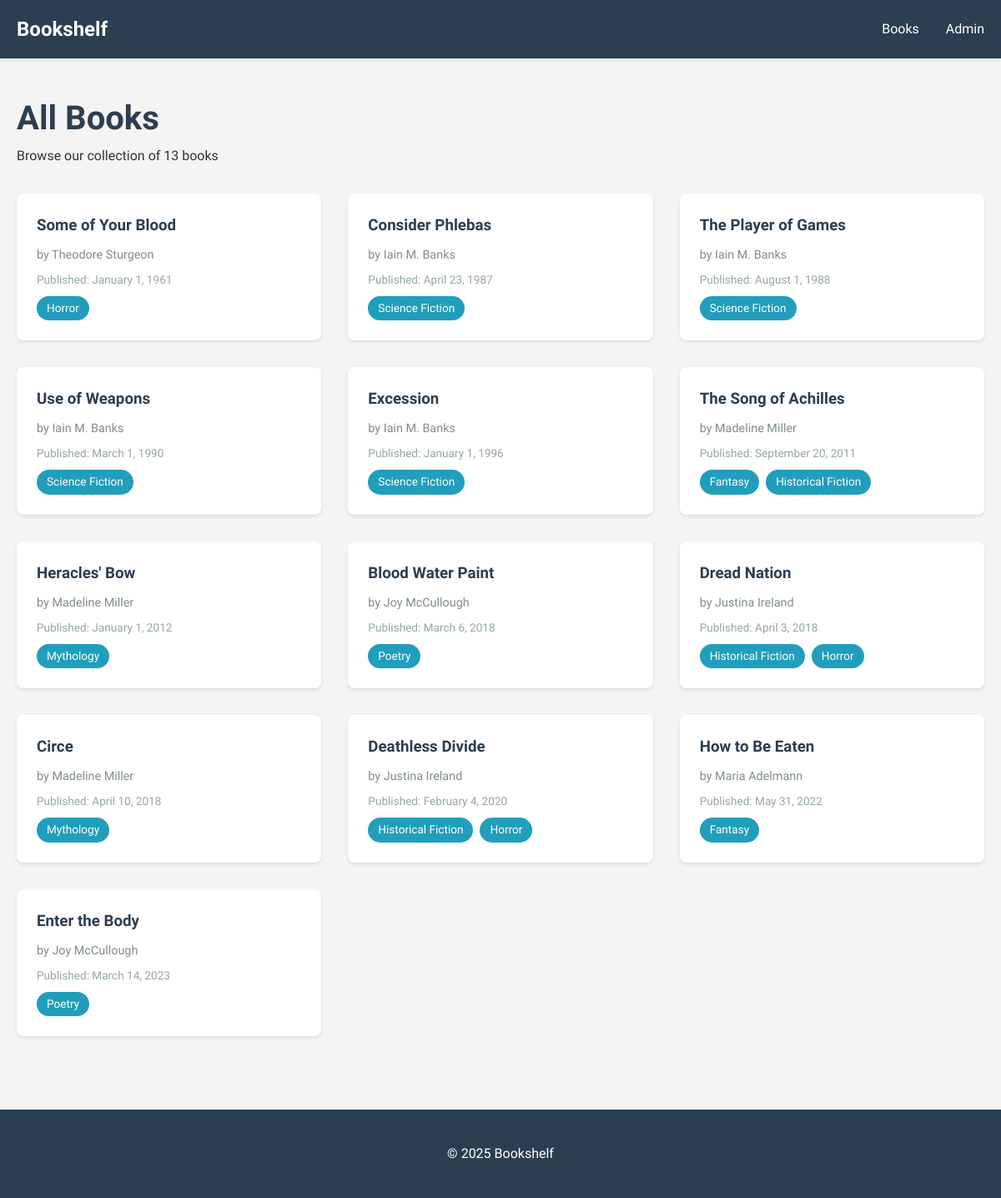
The page /books/ on the database its author committed.
### bookshelf/models.py (models this page shows, shortened)
class Book(models.Model):
    title = models.CharField(max_length=200)
    slug = models.SlugField(max_length=200, unique=True)
    summary = models.TextField()
    published_date = models.DateField()
    author = models.ForeignKey(Author, on_delete=models.CASCADE, related_name='books')
    genres = models.ManyToManyField(Genre, related_name='books')
    class Meta:
        ordering = ['published_date']

class Author(models.Model):
    name = models.CharField(max_length=200)
    bio = models.TextField()
    slug = models.SlugField(max_length=200, unique=True)
    class Meta:
        ordering = ['name']

class Genre(models.Model):
    name = models.CharField(max_length=100)
    slug = models.SlugField(max_length=100, unique=True)
    class Meta:
        ordering = ['name']

### bookshelf/views.py (the view)
# urls.py: path('books/', views.book_list, name='book_list'),
def book_list(request):
    books = Book.objects.all()
    return render(request, 'bookshelf/book_list.html', {'books': books})

### bookshelf/templates/bookshelf/book_list.html (shortened to what this page needs)
{% extends 'bookshelf/base.html' %}
{% block content %}
<div class="page-header">
    <h1>All Books</h1>
    <p>Browse our collection of {{ books.count }} book{{ books.count|pluralize }}</p>
</div>
{% if books %}
<div class="books-grid">
    {% for book in books %}
        {% include 'bookshelf/includes/book_card.html' %}
    {% endfor %}
</div>
{% else %}
<div class="no-books">
    <p>No books available yet. Add some through the <a href="/admin/">admin panel</a>!</p>
</div>
{% endif %}
{% endblock %}

### bookshelf/templates/bookshelf/includes/book_card.html (shortened to what this page needs)
<div class="book-card">
  <h3><a href="{% url 'book_detail' book.slug %}">{{ book.title }}</a></h3>
  <p class="author">
    by
    <a href="{% url 'author_detail' book.author.slug %}"
      >{{ book.author.name }}</a
    >
  </p>
  <p class="published-date">
    Published: {{ book.published_date|date:"F j, Y" }}
  </p>
  <div class="genres">
    {% for genre in book.genres.all %}
    <a href="{% url 'genre_detail' genre.slug %}" class="genre-tag"
      >{{ genre.name }}</a
    >
    {% endfor %}
  </div>
</div>

### bookshelf/templates/bookshelf/includes/book_card.html (style rules this page uses)
.book-card { background: white; border-radius: 8px; padding: 1.5rem; box-shadow: 0 2px 4px rgba(0, 0, 0, 0.1); transition: transform 0.3s, box-shadow 0.3s; }
.book-card h3 { margin-bottom: 0.5rem; color: #2c3e50; }
.book-card h3 a { color: #2c3e50; text-decoration: none; }
.book-card .author { color: #7f8c8d; font-size: 0.9rem; margin-bottom: 0.5rem; }
.book-card .author a { color: #7f8c8d; text-decoration: none; }
.book-card .genres { display: flex; flex-wrap: wrap; gap: 0.5rem; margin-top: 0.5rem; }
.book-card .genre-tag { background-color: #219ebc; color: white; padding: 0.25rem 0.75rem; border-radius: 15px; font-size: 0.85rem; text-decoration: none; transition: background-color 0.3s; }
.book-card .published-date { color: #95a5a6; font-size: 0.85rem; margin-top: 0.5rem; }

### rows shown on the page
Book: title "Some of Your Blood", author.name "Theodore Sturgeon", published_date "January 1, 1961"
Genre: name "Horror"
Book: title "Consider Phlebas", author.name "Iain M. Banks", published_date "April 23, 1987"
Genre: name "Science Fiction"
Book: title "The Player of Games", author.name "Iain M. Banks", published_date "August 1, 1988"
Book: title "Use of Weapons", author.name "Iain M. Banks", published_date "March 1, 1990"
Book: title "Excession", author.name "Iain M. Banks", published_date "January 1, 1996"
Book: title "The Song of Achilles", author.name "Madeline Miller", published_date "September 20, 2011"
Genre: name "Fantasy"
Genre: name "Historical Fiction"
Book: title "Heracles' Bow", author.name "Madeline Miller", published_date "January 1, 2012"
Genre: name "Mythology"
Book: title "Blood Water Paint", author.name "Joy McCullough", published_date "March 6, 2018"
Genre: name "Poetry"
Book: title "Dread Nation", author.name "Justina Ireland", published_date "April 3, 2018"
Book: title "Circe", author.name "Madeline Miller", published_date "April 10, 2018"
Book: title "Deathless Divide", author.name "Justina Ireland", published_date "February 4, 2020"
Book: title "How to Be Eaten", author.name "Maria Adelmann", published_date "May 31, 2022"
Book: title "Enter the Body", author.name "Joy McCullough", published_date "March 14, 2023"

### other values the page prints
{{ books.count }} "13"
